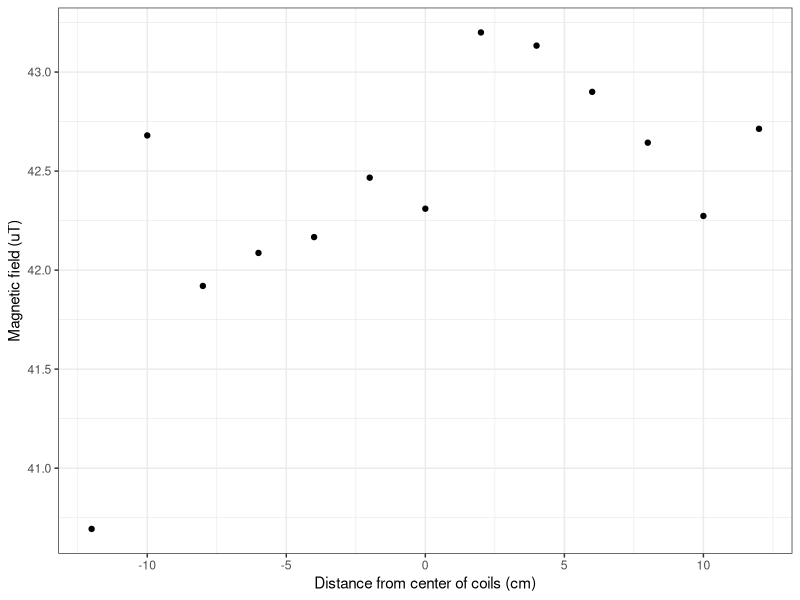
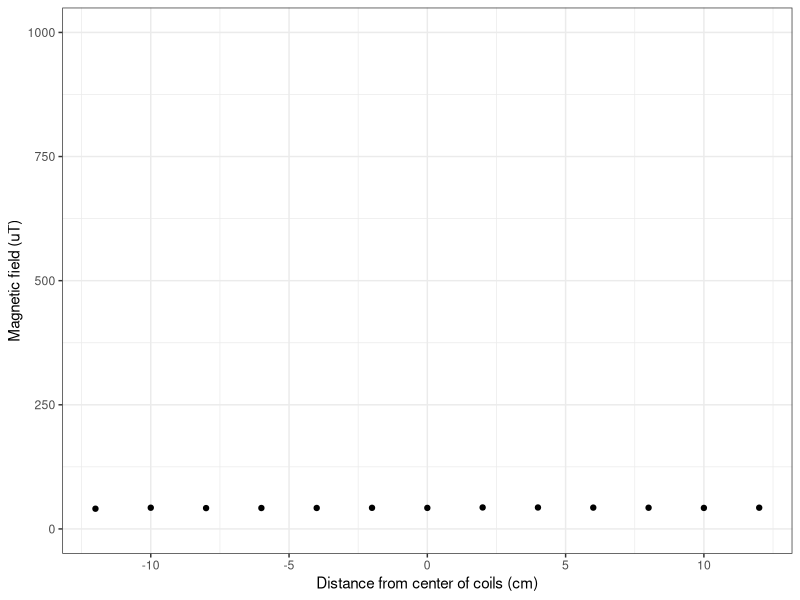
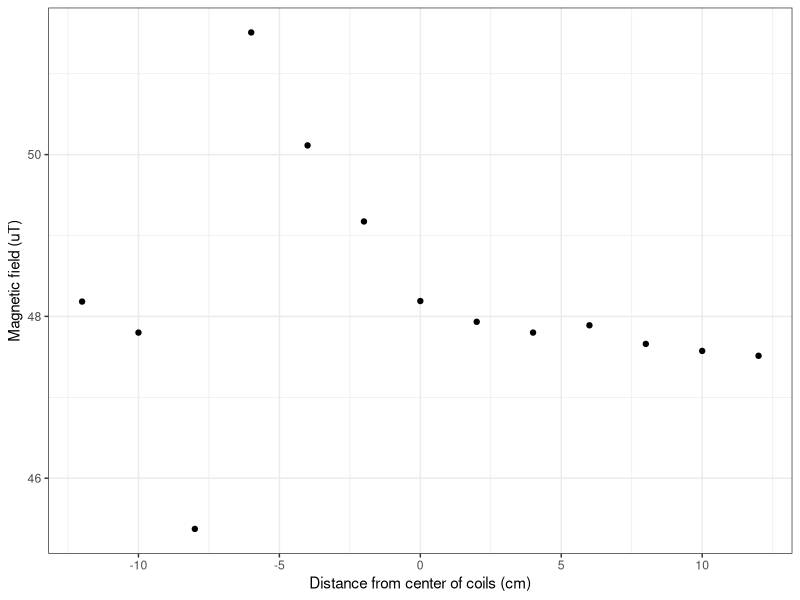
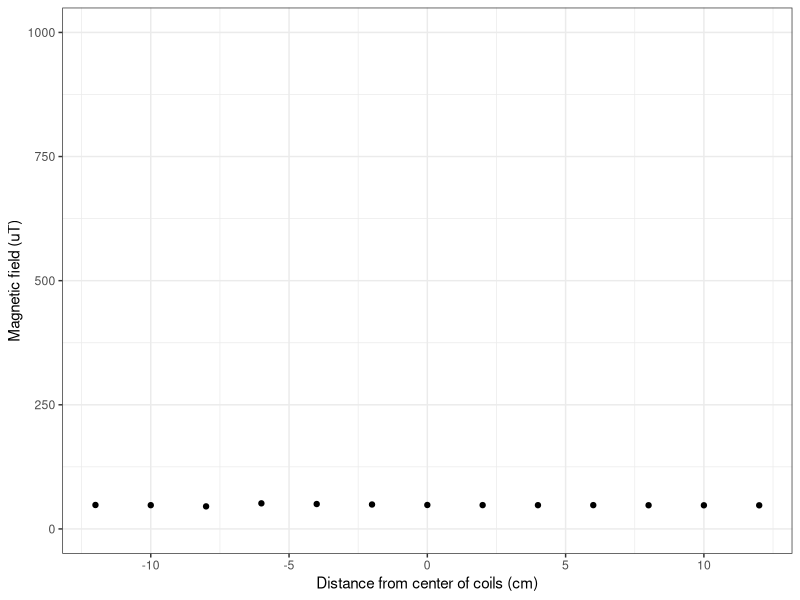
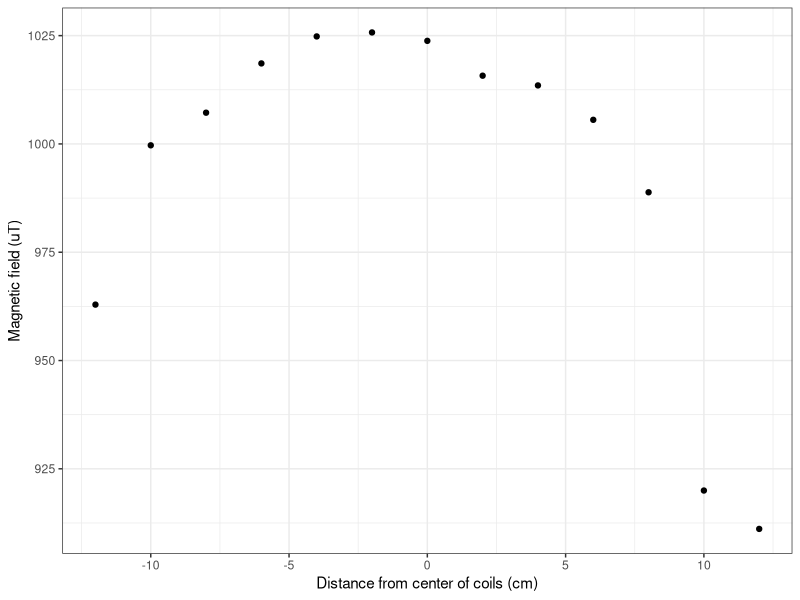
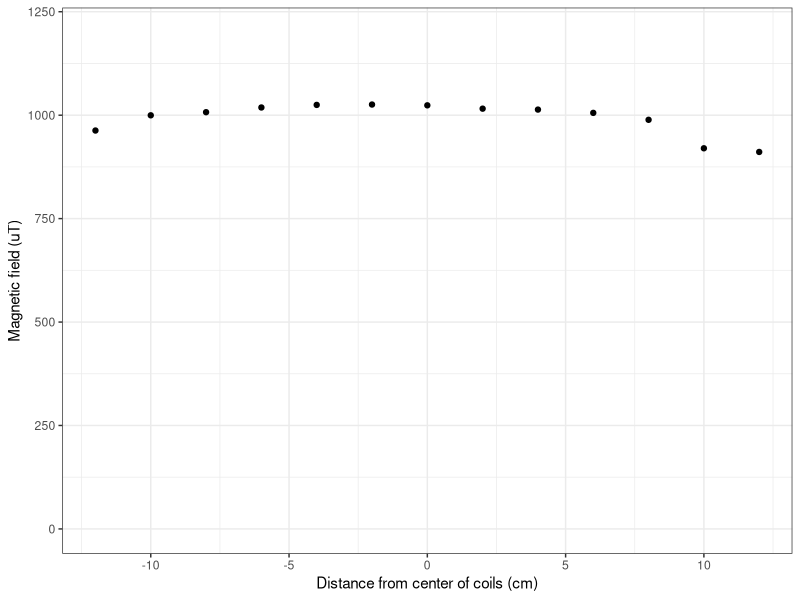
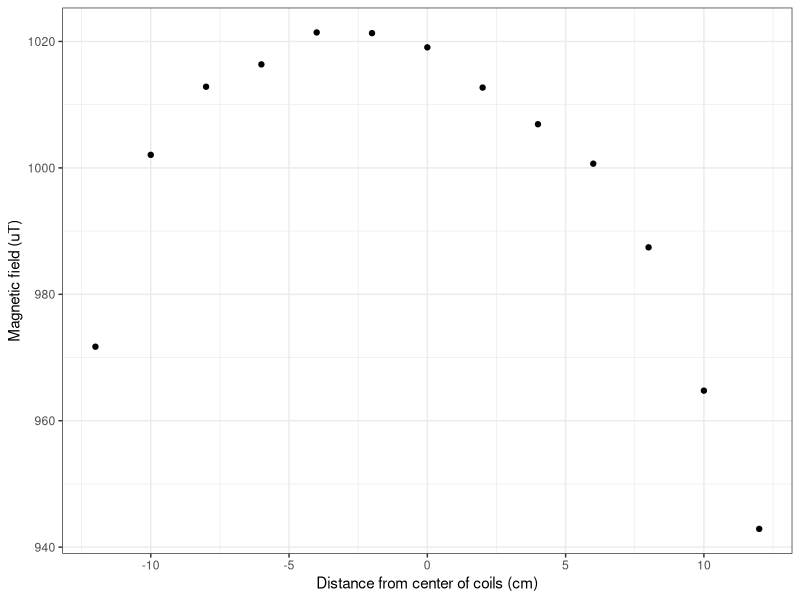
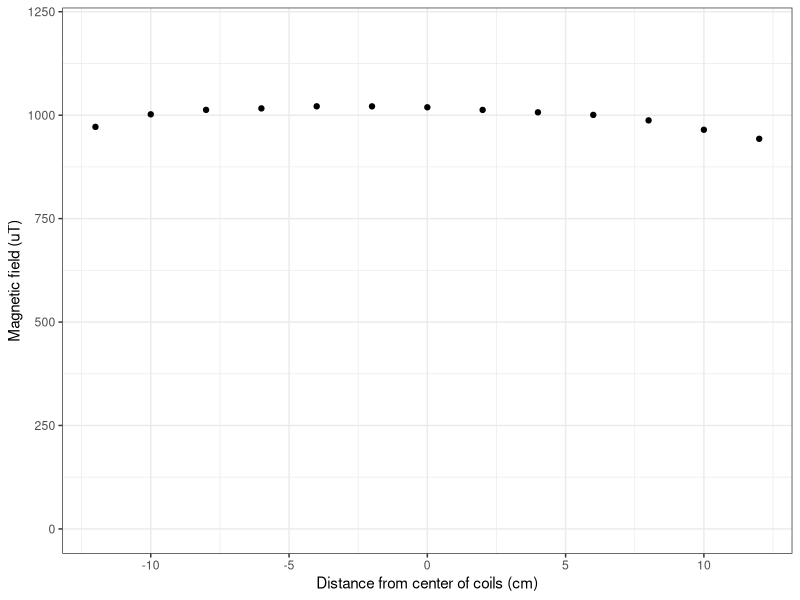

These figures' R source, in order:
## ---- chunk 1
# set up the environment and import the data
rm(list = ls())

# import the libraries that we need
library(dplyr)
library(here)
library(ggplot2)
library(readr)
## ---- chunk 2
# import the data
DF <- read.csv(here("Data","SystemControlTesting_1-24-2023.csv"), stringsAsFactors = TRUE)

glimpse(DF)
## ---- chunk 3
# make a new data set taking the averages of the different conditions
avg_DF <- DF %>% group_by(Distance, Test) %>% summarise(
     meanMagnitude = mean(Magnitude_uT),
     seMagnitude = sd(Magnitude_uT)/sqrt(sum(!is.na(Magnitude_uT))))
## ---- chunk 4
# filter things down to test A (Magnetic field off, Arduino off)
 avg_DFA<- filter(avg_DF, Test == "A")

ggplot(avg_DFA, aes(Distance, meanMagnitude))+
         geom_point()+
     xlab("Distance from center of coils (cm)")+
     ylab("Magnetic field (uT)")+
     theme_bw()
  

ggplot(avg_DFA, aes(Distance, meanMagnitude))+
         geom_point()+
     xlab("Distance from center of coils (cm)")+
     ylab("Magnetic field (uT)")+
     theme_bw()+
  ylim(0, 1000)
## ---- chunk 5
# filter things down to test B (Magnetic field off, Arduino on)
 avg_DFB<- filter(avg_DF, Test == "B")

ggplot(avg_DFB, aes(Distance, meanMagnitude))+
         geom_point()+
     xlab("Distance from center of coils (cm)")+
     ylab("Magnetic field (uT)")+
     theme_bw()
  

ggplot(avg_DFB, aes(Distance, meanMagnitude))+
         geom_point()+
     xlab("Distance from center of coils (cm)")+
     ylab("Magnetic field (uT)")+
     theme_bw()+
  ylim(0, 1000)
## ---- chunk 6
# filter things down to test C (Magnetic field on, Arduino off)
 avg_DFC<- filter(avg_DF, Test == "C")

ggplot(avg_DFC, aes(Distance, meanMagnitude))+
         geom_point()+
     xlab("Distance from center of coils (cm)")+
     ylab("Magnetic field (uT)")+
     theme_bw()
  

ggplot(avg_DFC, aes(Distance, meanMagnitude))+
         geom_point()+
     xlab("Distance from center of coils (cm)")+
     ylab("Magnetic field (uT)")+
     theme_bw()+
  ylim(0, 1200)
## ---- chunk 7
# filter things down to test C (Magnetic field on, Arduino on)
 avg_DFD<- filter(avg_DF, Test == "D")

ggplot(avg_DFD, aes(Distance, meanMagnitude))+
         geom_point()+
     xlab("Distance from center of coils (cm)")+
     ylab("Magnetic field (uT)")+
     theme_bw()
  

ggplot(avg_DFD, aes(Distance, meanMagnitude))+
         geom_point()+
     xlab("Distance from center of coils (cm)")+
     ylab("Magnetic field (uT)")+
     theme_bw()+
  ylim(0, 1200)
